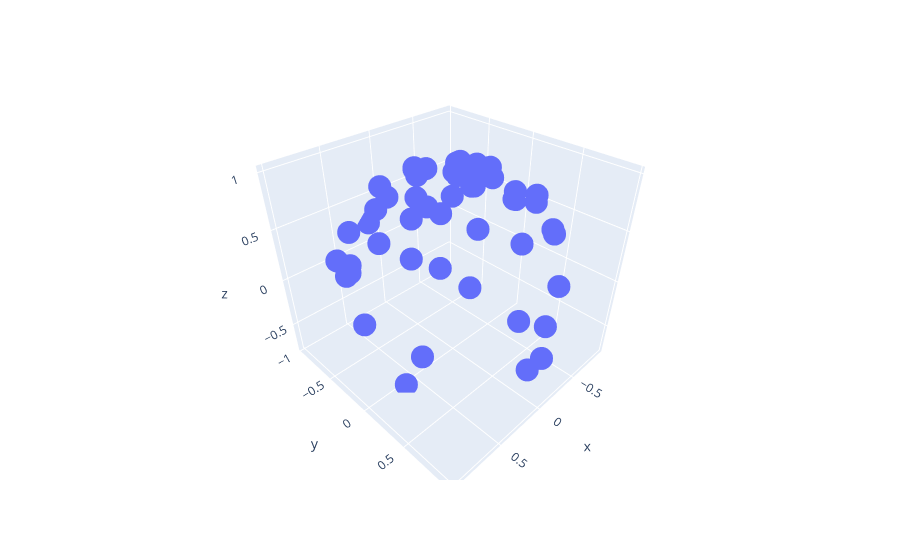

This figure's notebook cell:
### Code cell
device = torch.device('cpu')
N = 50
ray_mask = torch.ones((1, N), device=device, dtype=bool)
roughness = torch.tensor(0.20)
normal = torch.tensor([0, 0, 1.0], device=device).reshape(1, 3)
viewdir = torch.tensor([0, 0, 1.0], device=device).reshape(1, 3)
# sampler = CosineLobeSampler(512)
sampler = SGGXSampler(512)
L, basis = sampler.sample(None, viewdir, normal, roughness, roughness, ray_mask)
H = normalize(L + normal)
mipval = sampler.calculate_mipval(H, viewdir, normal, ray_mask, roughness, torch.eye(3).reshape(1, 3, 3))
ic(L.min())

h = w = 512
# h = w = 2048
distortion = 1
saTexel = distortion / h / w
num_pixels = h * w * 6
miplevel = ((mipval - math.log(saTexel)) / math.log(2))/2
miplevel = miplevel.clip(0)
res = h / 2**miplevel
ic(mipval, miplevel, math.log(saTexel*N))
# px.scatter_3d(x=L[:, 0], y=L[:, 1], z=L[:, 2], color=miplevel)
px.scatter_3d(x=L[:, 0], y=L[:, 1], z=L[:, 2]).show()

### Figure 1 — Plotly figure (JSON) as saved in the notebook; plotly's stock layout.template omitted (floating-point values rounded to 4 significant figures)
{"data": [{"hovertemplate": "x=%{x}<br>y=%{y}<br>z=%{z}<extra></extra>", "legendgroup": "", "marker": {"color": "#636efa", "symbol": "circle"}, "mode": "markers", "name": "", "scene": "scene", "showlegend": false, "type": "scatter3d", "x": [0, 0.8457, -0.9105, 0.7296, -0.4052, 0.6802, -0.283, -0.1676, -0.407, 0.6434, -0.7504, 0.2702, 0.2342, 0.2879, -0.8033, 0.1806, -0.1751, 0.4765, 0.1519, 0.04533, -0.4045, 0.5155, -0.1149, 0.4017, -0.03295, -0.1199, -0.3764, 0.5511, -0.7379, 0.8971, -0.6093, 0.2246, -0.3229, 0.9872, -0.3613, 0.6009, -0.1126, -0.3635, -0.5924, 0.4456, -0.3506, 0.0246, -0.8544, 0.5234, -0.6046, 0.6884, 0.4528, 0.04347, 0.05869, -0.01072], "y": [0, 0.5318, -0.08915, -0.01882, 0.4855, -0.4704, -0.8938, 0.4513, 0.009218, 0.06492, -0.4688, 0.4979, -0.6249, 0.9195, 0.5594, -0.2178, 0.08582, -0.8695, -0.9608, 0.7122, -0.3671, 0.6614, 0.0294, 0.1308, -0.4944, 0.7742, 0.6816, -0.268, -0.2376, -0.2324, -0.7866, 0.2052, -0.06331, 0.07075, -0.8683, 0.4673, -0.5884, 0.7084, 0.6062, -0.2594, -0.2744, 0.05965, -0.05854, 0.101, 0.3494, -0.7002, -0.889, 0.2233, -0.2479, 0.962], "z": [1, 0.04534, 0.4038, 0.6836, 0.7747, 0.5622, -0.348, 0.8765, 0.9134, -0.7628, 0.466, 0.8241, 0.7448, 0.2677, -0.2045, 0.9591, 0.9808, -0.13, 0.2321, 0.7005, 0.8376, 0.5448, 0.9929, 0.9064, 0.8686, -0.6215, 0.6275, 0.7903, 0.6317, 0.3757, 0.09993, 0.9526, 0.9443, 0.1429, 0.34, 0.6484, 0.8007, 0.605, -0.5306, 0.8568, 0.8954, 0.9979, 0.5163, 0.8461, 0.7157, 0.1891, -0.06818, 0.9738, 0.967, -0.2727]}], "layout": {"legend": {"tracegroupgap": 0}, "margin": {"t": 60}, "scene": {"domain": {"x": [0, 1], "y": [0, 1]}, "xaxis": {"title": {"text": "x"}}, "yaxis": {"title": {"text": "y"}}, "zaxis": {"title": {"text": "z"}}}}}
